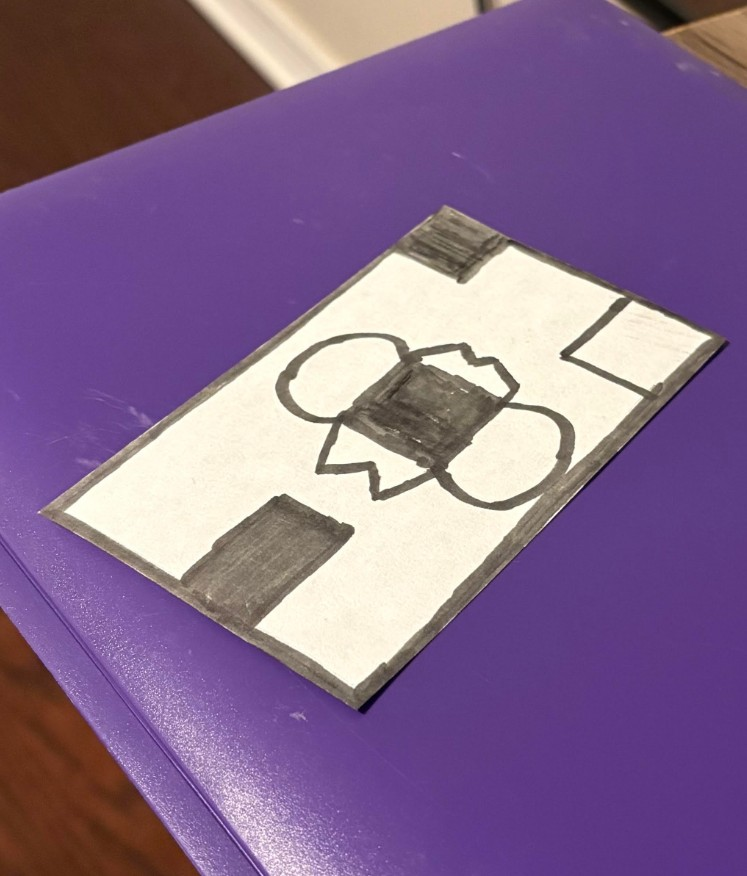
#> input picture scene.jpg, 747 x 876 px
$ python arc.py
#> lines starting #> are read from the running program, lines starting #| are printed output that depends on the picture
import cv2
import numpy as np
import math
import sys

SCENE_FILE = 'scene.jpg'
MODEL_IMG_FILE = 'model.jpg'
OBJ_FILE = 'mod.obj'
OUTPUT_FILE = 'output.png'
MIN_MATCHES = 30
SCALE = 4.0
FOCAL_LENGTH_RATIO = 1.0

def hex_to_rgb(hex_color):
    if isinstance(hex_color, str):
        hex_color = hex_color.lstrip('#')
    else:
        raise TypeError("hex_color must be a string")
    if len(hex_color) != 6:
        raise ValueError("hex_color must be in RRGGBB format")
    r = int(hex_color[0:2], 16)
    g = int(hex_color[2:4], 16)
    b = int(hex_color[4:6], 16)
    return (r, g, b)

class SimpleOBJ:
    def __init__(self, filename):
        self.vertices = []
        self.faces = []
        with open(filename, 'r') as f:
            for line in f:
                if line.startswith('v '):
                    parts = line.strip().split()
                    x, y, z = map(float, parts[1:4])
                    self.vertices.append([x, y, z])
                elif line.startswith('f '):
                    parts = line.strip().split()[1:]
                    face_idx = []
                    for p in parts:
                        idx = p.split('/')[0]
                        face_idx.append(int(idx))
                    self.faces.append((face_idx, None))

def projection_matrix(camera_parameters, homography):
    homography = homography * (-1)
    rot_and_transl = np.dot(np.linalg.inv(camera_parameters), homography)
    col_1 = rot_and_transl[:, 0]
    col_2 = rot_and_transl[:, 1]
    col_3 = rot_and_transl[:, 2]

    l = math.sqrt(np.linalg.norm(col_1, 2) * np.linalg.norm(col_2, 2))
    rot_1 = col_1 / l
    rot_2 = col_2 / l
    translation = col_3 / l

    c = rot_1 + rot_2
    p = np.cross(rot_1, rot_2)
    d = np.cross(c, p)

    rot_1 = np.dot(c / np.linalg.norm(c, 2) + d / np.linalg.norm(d, 2), 1 / math.sqrt(2))
    rot_2 = np.dot(c / np.linalg.norm(c, 2) - d / np.linalg.norm(d, 2), 1 / math.sqrt(2))
    rot_3 = np.cross(rot_1, rot_2)

    projection = np.stack((rot_1, rot_2, rot_3, translation)).T
    return np.dot(camera_parameters, projection)

def render(scene_img, obj, projection, reference_image, color=False, scale=SCALE):
    vertices = np.array(obj.vertices)
    scale_matrix = np.eye(3) * scale
    h, w = reference_image.shape[:2]

    out = scene_img.copy()

    for face in obj.faces:
        face_vertices = face[0]
        pts = np.array([vertices[idx - 1] for idx in face_vertices])
        pts = np.dot(pts, scale_matrix)
        pts = np.array([[p[0] + w / 2.0, p[1] + h / 2.0, p[2]] for p in pts])
        dst = cv2.perspectiveTransform(pts.reshape(-1, 1, 3), projection)
        imgpts = np.int32(dst.reshape(-1, 2))
        if color is False:
            cv2.fillConvexPoly(out, imgpts, (137, 27, 211))
        else:
            col = hex_to_rgb(face[-1])
            col = col[::-1]
            cv2.fillConvexPoly(out, imgpts, col)
    return out

def main():
    scene_color = cv2.imread(SCENE_FILE, cv2.IMREAD_COLOR)
#> scene_color is the input picture: shape (876, 747, 3); mean B, G, R 140.6, 105.7, 133.2
    if scene_color is None:
        print("Could not open scene image:", SCENE_FILE)
        return
    scene_gray = cv2.cvtColor(scene_color, cv2.COLOR_BGR2GRAY)
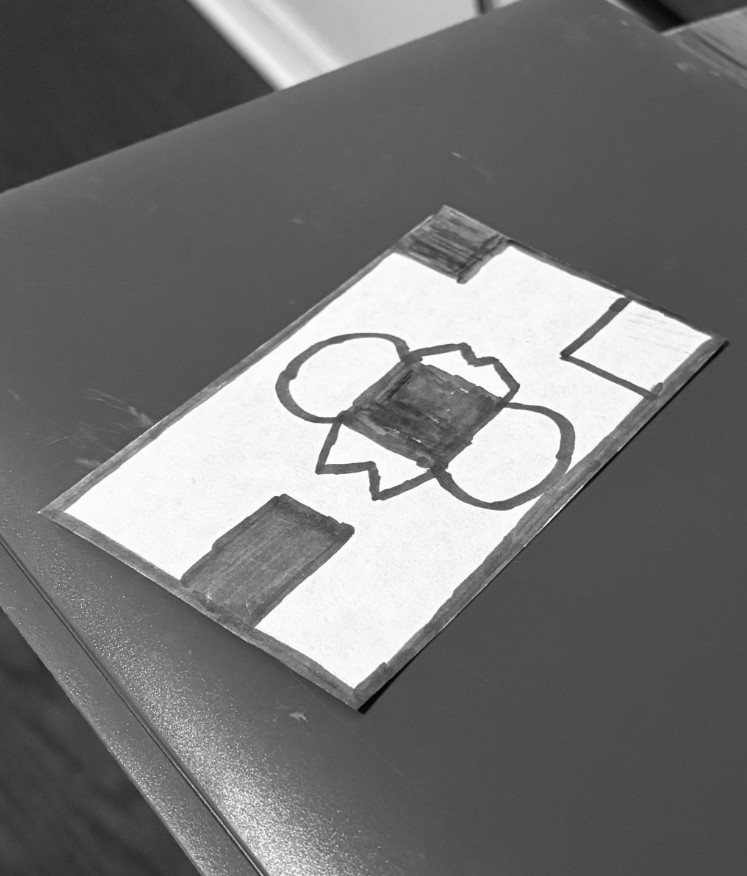
#> scene_gray: shape (876, 747); min 1, max 254, mean 117.9

    model_img = cv2.imread(MODEL_IMG_FILE, cv2.IMREAD_GRAYSCALE)
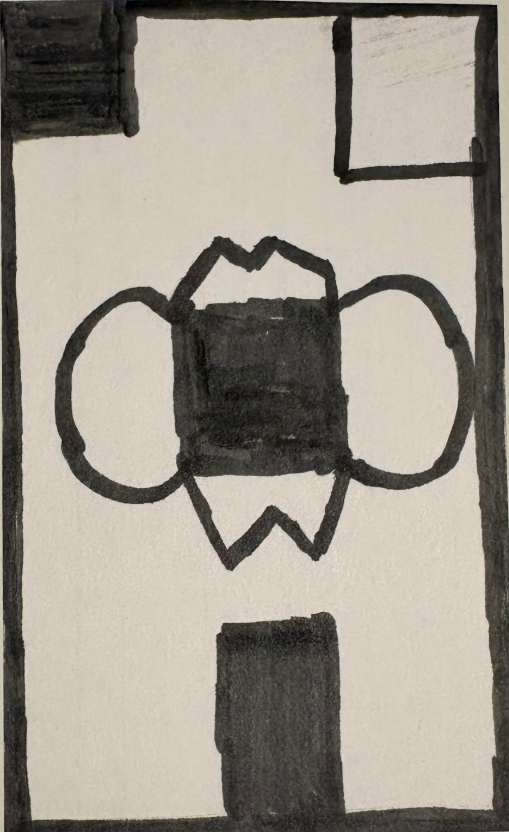
#> input picture model.jpg, 509 x 832 px
#> model_img: shape (832, 509); min 0, max 229, mean 151.6
    if model_img is None:
        print("Could not open model image:", MODEL_IMG_FILE)
        return

    orb = cv2.ORB_create()
    kp_model, des_model = orb.detectAndCompute(model_img, None)
#> kp_model = 500 keypoints; strongest (x, y, size): (227, 547, 31), (349, 167, 37.2), (191, 298, 31), (352, 480, 37.2)
    kp_scene, des_scene = orb.detectAndCompute(scene_gray, None)
#> kp_scene = 500 keypoints; strongest (x, y, size): (562, 353, 77.1), (562, 355, 64.3), (447, 470, 31), (561, 352, 92.6)
    if des_model is None or des_scene is None:
        print("No descriptors found in model or scene. Check images.")
        return

    bf = cv2.BFMatcher(cv2.NORM_HAMMING, crossCheck=True)
    matches = bf.match(des_model, des_scene)
#> matches = 146 matches
    matches = sorted(matches, key=lambda x: x.distance)

    if len(matches) < MIN_MATCHES:
        print(f"Not enough matches have been found - {len(matches)}/{MIN_MATCHES}")
        return

    good_matches = matches[:MIN_MATCHES]
#> good_matches = 30 matches

    match_img = cv2.drawMatches(model_img, kp_model, scene_gray, kp_scene,
                                good_matches, None, flags=2)
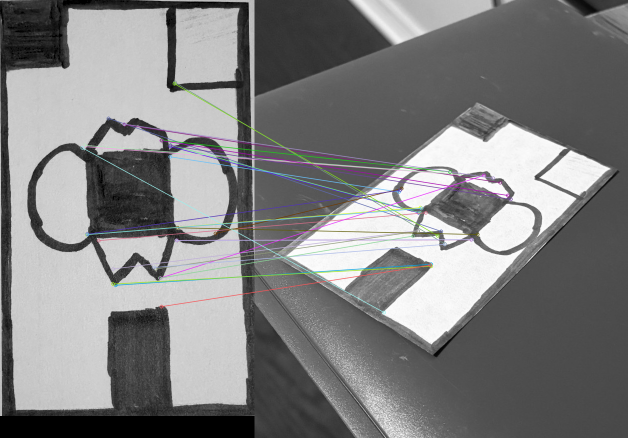
#> match_img: shape (876, 1256, 3) (shown at 1/2 size); mean of channels 0, 1, 2 128.6, 128.2, 128.3; drawn as B, G, R
    cv2.imshow('Matches', match_img)
    cv2.waitKey(500)

    src_pts = np.float32([kp_model[m.queryIdx].pt for m in good_matches]).reshape(-1, 1, 2)
#> src_pts = 30 rows, first 8: [167.2, 292.6], [216.5, 236.4], [248.8, 248.8], [340.1, 292.4], [340.4, 289.6], [197.1, 480.7], [173.2, 468.8], [349.4, 164.2]
    dst_pts = np.float32([kp_scene[m.trainIdx].pt for m in good_matches]).reshape(-1, 1, 2)
#> dst_pts = 30 rows, first 8: [409.5, 349.1], [373, 462.2], [490.8, 364.8], [327.6, 425.1], [330, 424.8], [342.1, 425.1], [331.8, 414.7], [380.2, 487.3]

    M, mask = cv2.findHomography(src_pts, dst_pts, cv2.RANSAC, 5.0)
#> M = [[0.412, -0.5, 440.6], [0.18, 0.212, 216.4], [-0.000203, -0.000276, 1]]; mask = 30 values, max 1 at index 0, min 0 at index 1, mean 0.467
    if M is None or int(mask.sum()) < 10:
        print("Homography failed or not enough inliers to reliably locate the object")
        return

    h_model, w_model = model_img.shape
#> h_model = 832; w_model = 509
    pts = np.float32([[0, 0], [0, h_model - 1], [w_model - 1, h_model - 1], [w_model - 1, 0]]).reshape(-1, 1, 2)
#> pts = [[0, 0], [0, 831], [508, 831], [508, 0]]
    dst = cv2.perspectiveTransform(pts, M)
#> dst = [[440.6, 216.4], [32.73, 509.7], [351.1, 725.1], [724.3, 343]]
    scene_with_box = cv2.polylines(scene_color.copy(), [np.int32(dst)], True, (0, 255, 0), 3, cv2.LINE_AA)
    cv2.imshow('Detected area', scene_with_box)
    cv2.waitKey(300)

    h_scene, w_scene = scene_gray.shape
#> h_scene = 876; w_scene = 747
    f = FOCAL_LENGTH_RATIO * max(w_scene, h_scene)
#> f = 876
    K = np.array([[f, 0, w_scene / 2.0],
                  [0, f, h_scene / 2.0],
                  [0, 0, 1]], dtype=float)

    projection = projection_matrix(K, M)
#> in projection_matrix, `homography = homography * (-1)`: homography = [[-0.412, 0.5, -440.6], [-0.18, -0.212, -216.4], [0.000203, 0.000276, -1]]
#> in projection_matrix, `rot_and_transl = np.dot(np.linalg.inv(camera_parameters), homography)`: rot_and_transl = [[-0.000556, 0.000453, -0.0766], [-0.000306, -0.00038, 0.253], [0.000203, 0.000276, -1]]
#> in projection_matrix, `col_1 = rot_and_transl[:, 0]`: col_1 = [-0.000556, -0.000306, 0.000203]
#> in projection_matrix, `col_2 = rot_and_transl[:, 1]`: col_2 = [0.000453, -0.00038, 0.000276]
#> in projection_matrix, `col_3 = rot_and_transl[:, 2]`: col_3 = [-0.0766, 0.253, -1]
#> in projection_matrix, `l = math.sqrt(np.linalg.norm(col_1, 2) * np.linalg.norm(col_2, 2))`: l = 0.00066
#> in projection_matrix, `rot_1 = col_1 / l`: rot_1 = [-0.843, -0.465, 0.307]
#> in projection_matrix, `rot_2 = col_2 / l`: rot_2 = [0.686, -0.577, 0.419]
#> in projection_matrix, `translation = col_3 / l`: translation = [-116.2, 383.5, -1515.9]
#> in projection_matrix, `c = rot_1 + rot_2`: c = [-0.157, -1.04, 0.726]
#> in projection_matrix, `p = np.cross(rot_1, rot_2)`: p = [-0.0176, 0.564, 0.805]
#> in projection_matrix, `d = np.cross(c, p)`: d = [-1.25, 0.113, -0.107]
#> in projection_matrix, `rot_1 = np.dot(c / np.linalg.norm(c, 2) + d / np.linalg.norm(d, 2), 1 ..`: rot_1 = [-0.788, -0.512, 0.341]
#> in projection_matrix, `rot_2 = np.dot(c / np.linalg.norm(c, 2) - d / np.linalg.norm(d, 2), 1 ..`: rot_2 = [0.615, -0.639, 0.461]
#> in projection_matrix, `rot_3 = np.cross(rot_1, rot_2)`: rot_3 = [-0.0179, 0.574, 0.819]
#> in projection_matrix, `projection = np.stack((rot_1, rot_2, rot_3, translation)).T`: projection = [[-0.788, 0.615, -0.0179, -116.2], [-0.512, -0.639, 0.574, 383.5], [0.341, 0.461, 0.819, -1515.9]]
#> projection = [[-563.1, 711, 290.2, -667956.4], [-298.9, -358.1, 861.2, -327970.9], [0.341, 0.461, 0.819, -1515.9]]

    try:
        obj = SimpleOBJ(OBJ_FILE)
    except Exception as e:
        print("Failed to load OBJ:", e)
        return

    if len(obj.vertices) == 0 or len(obj.faces) == 0:
        print("OBJ has no vertices or faces.")
        return

    result = render(scene_color, obj, projection, model_img, color=False, scale=SCALE)

    cv2.imwrite(OUTPUT_FILE, result)
    print(f"Saved output to {OUTPUT_FILE}")
    cv2.imshow('Rendered result', result)
    cv2.waitKey(0)
    cv2.destroyAllWindows()

if __name__ == '__main__':
    main()
